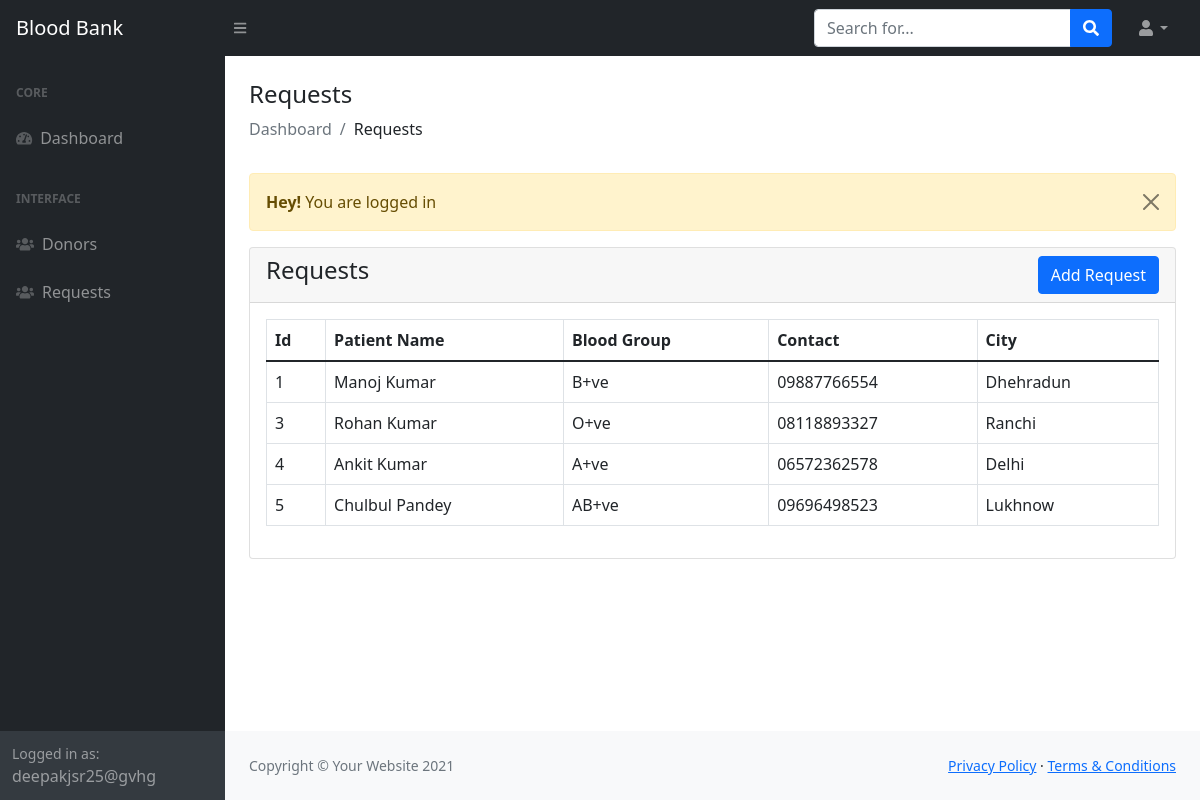
The page /user/view-myrequests.php (signed in) on the database its author committed.
### tables this page shows
CREATE TABLE `needed` (
  `id` int(20) NOT NULL,
  `patient_name` varchar(255) NOT NULL,
  `required_blood_group` varchar(255) NOT NULL,
  `contact` varchar(255) NOT NULL,
  `city` varchar(255) NOT NULL
);

### user/view-myrequests.php (the view)
<?php
include('authentication.php');
include('includes/header.php');
?>
<div class="container-fluid px-4">
    <h4 class="mt-4">Requests</h4>
    <ol class="breadcrumb mb-4">
        <li class="breadcrumb-item active">Dashboard</li>
        <li class="breadcrumb-item">Requests</li>
    </ol>
    <div class="row">
        <div class="col-md-12">
            <?php include('message.php') ?>
            <div class="card">
                <div class="card-header">
                    <h4>Requests
                        <a href="add-request.php" class="btn btn-primary float-end">Add Request</a>
                    </h4>
                </div>
                <div class="card-body">
                    <table class="table table-bordered">
                        <thead>
                            <tr>
                                <th>Id</th>
                                <th>Patient Name</th>
                                <th>Blood Group</th>
                                <th>Contact</th>
                                <th>City</th>
                            </tr>
                        </thead>
                        <tbody>
                            <?php
                            $query = "SELECT * FROM needed";
                            $query_run = mysqli_query($conn, $query);
                            if (mysqli_num_rows($query_run) > 0) {
                                foreach ($query_run as $row) {
                            ?>
                                    <tr>
                                        <td><?= $row['id']; ?></td>
                                        <td><?= $row['patient_name']; ?></td>
                                        <td><?= $row['required_blood_group']; ?></td>
                                        <td><?= $row['contact']; ?></td>
                                        <td><?= $row['city']; ?></td>
                                    </tr>
                                <?php
                                }
                            } else {
                                ?>
                                <td colspan="6">No Record Found</td>
                            <?php
                            }
                            ?>
                        </tbody>
                    </table>
                </div>
            </div>
        </div>
    </div>
    <?php
    include('includes/footer.php');
    include('includes/scripts.php');
    ?>

### rows shown on the page
needed: id "1", patient_name "Manoj Kumar", required_blood_group "B+ve", contact "09887766554", city "Dhehradun"
needed: id "3", patient_name "Rohan Kumar", required_blood_group "O+ve", contact "08118893327", city "Ranchi"
needed: id "4", patient_name "Ankit Kumar", required_blood_group "A+ve", contact "06572362578", city "Delhi"
needed: id "5", patient_name "Chulbul Pandey", required_blood_group "AB+ve", contact "09696498523", city "Lukhnow"

### other values the page prints
$_SESSION['auth_user']['user_name'] "deepakjsr25@gvhg"
$_SESSION['message'] "You are logged in"
